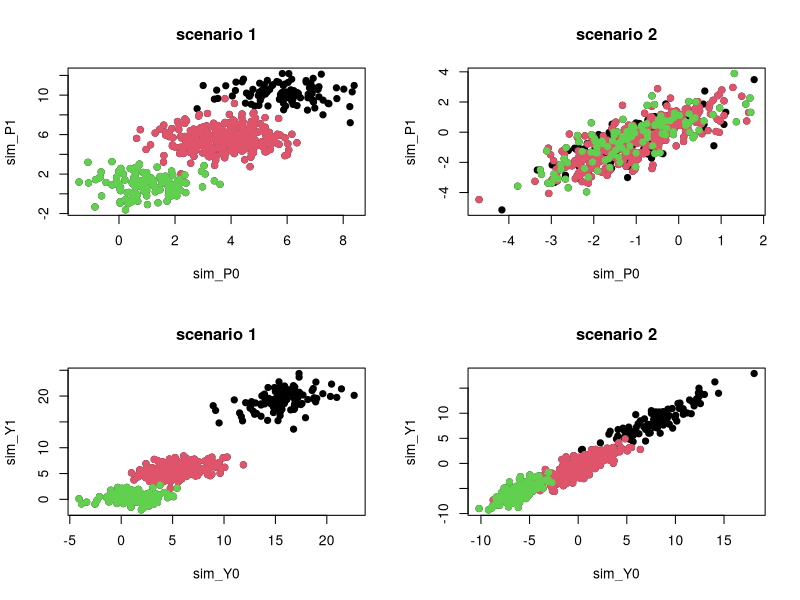
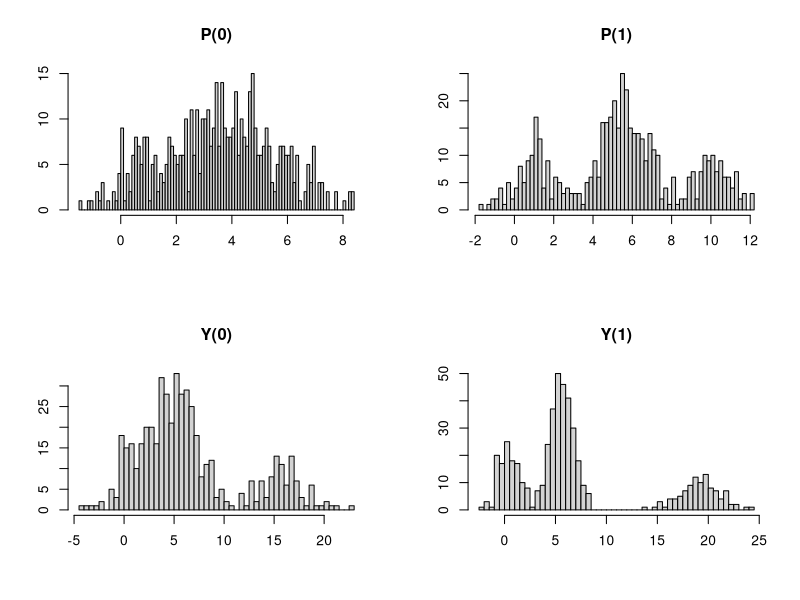
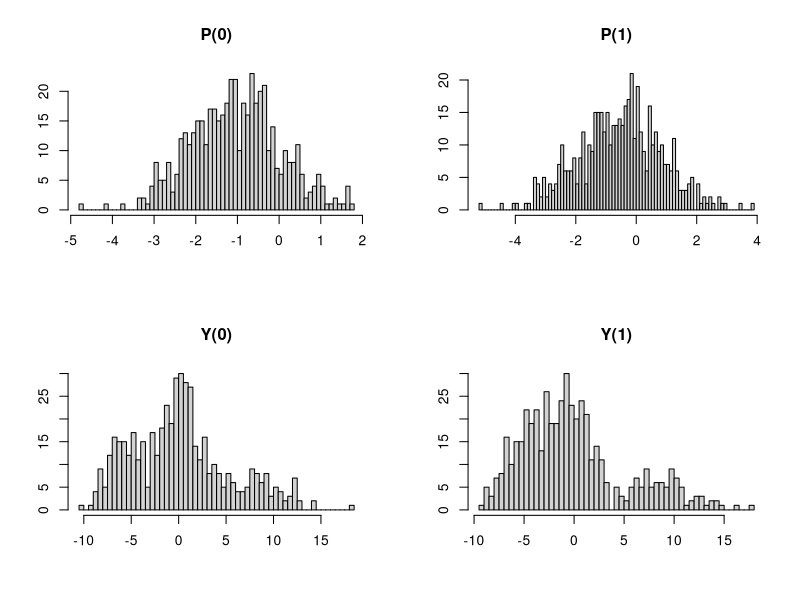
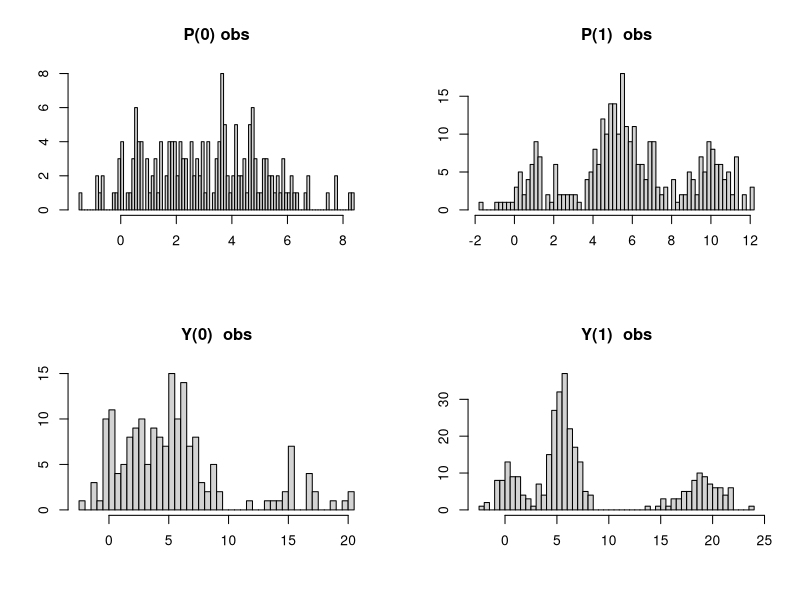
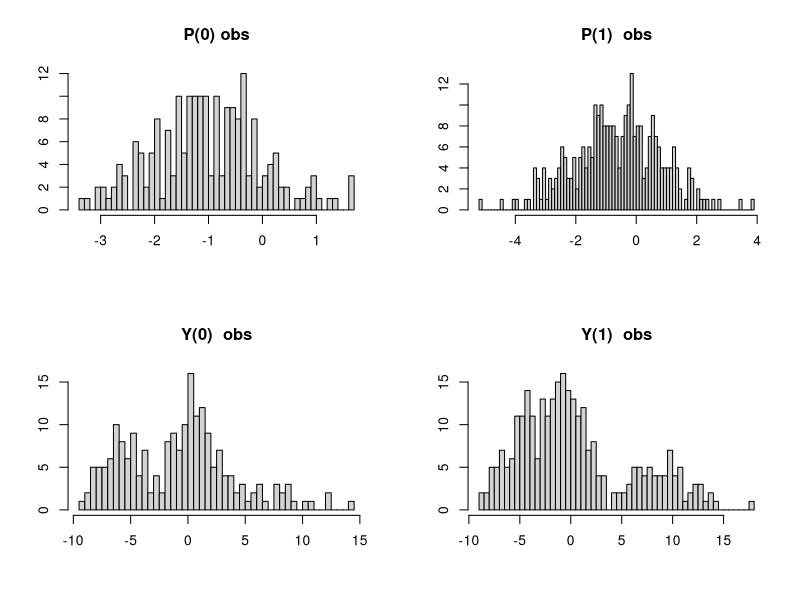

Here is the R script that generated these plots, in order:
n <- 500 # units for each sample
samples <- 20 # repetition of each setting (number of samples)


### simulation setting only binomials
sim_bin <- function(seed, n) {
  # set seed for reproducibility
  set.seed(seed)
  
  # covariates
  # 2 bernulli with prob=0.4 and prob=0.6 respectively
  X <- cbind(
    1,
    rbinom(n, 1, 0.4),
    rbinom(n, 1, 0.6)
  )
  
  # treatment
  # logit of a covariates function
  reg_T <- 0 + 0.4 * (X[, 2]) + 0.6 * (X[, 3])
  logit_T <- exp(reg_T) / (1 + exp(reg_T))
  Tr <- rbinom(n, 1, logit_T)
  
  #variabes for post-treatment
  beta_0 <- matrix(c(1, 2, 3), 3)
  beta_1 <- matrix(c(1, 4, 5), 3)
  sigma_0 <- 1
  sigma_1 <- 1
  
  # post-treatment variable
  P_0 <- rnorm(n, X %*% beta_0, sigma_0)
  P_1 <- rnorm(n, X %*% beta_1, sigma_1)
  
  P_obs <- P_0 * (Tr == 0) + P_1 * (Tr == 1)
  P_mis <- P_0 * (Tr == 1) + P_1 * (Tr == 0)
  
  X_0 <- X[Tr == 0, , drop = FALSE]
  X_1 <- X[Tr == 1, , drop = FALSE]
  P_T_0 <- P_0[Tr == 0]
  P_T_1 <- P_1[Tr == 1]
  
  # Cluster allocation
  V <- matrix(ifelse(X[,2] == 1 & X[,3] == 1, 1,
                     ifelse(X[,2] == 0 & X[,3] == 0, 3, 2)), 
              ncol = 1)
  
  # Variables for outcome
  eta_0 <- matrix(c(1,1.5,1.3,2,1,1.1,0.75,1,0.3,0.25,0.1,1), nrow=3, ncol=4, byrow=TRUE)
  eta_1 <- matrix(c(1,1,1,1,1,0.5,0.5,0.5,0.5,0.5,0.1,0.1,0.1,0.1,0.1), nrow=3, ncol=5, byrow=TRUE) #make values smaller
  sigma_y_0 <- matrix(c(1,2,1.5))
  sigma_y_1 <- matrix(c(2,0.5,1))
  
  # Outcome
  #create for every unit a mean vector 
  mean_vector_0 <- rowSums(cbind(X,P_0)*eta_0[V,])
  mean_vector_1 <- rowSums(cbind(X,P_0,P_1)*eta_1[V,])
  Y_0 <- rnorm(n,mean_vector_0, sqrt(sigma_y_0[V,]))
  Y_1 <- rnorm(n,mean_vector_1, sqrt(sigma_y_1[V,]))
  
  Y_obs <- Y_0 * (Tr == 0) + Y_1 * (Tr == 1)
  Y_mis <- Y_0 * (Tr == 1) + Y_1 * (Tr == 0)
  
  # save all the information as a list
  return(list(
    data = list(X = X, Tr = Tr, 
                P_obs = P_obs, 
                Y_obs = Y_obs, 
                X_0 = X_0, 
                X_1 = X_1,
                P_T_0 = P_T_0, 
                P_T_1 = P_T_1), # simulated data
    simulated_full = list(P_0 = P_0, P_1 = P_1, Y_0 = Y_0, Y_1 = Y_1),
    parameters = list(
      beta_0 = beta_0, beta_1 = beta_1, # true parameters
      sigma_0 = sigma_0, sigma_1 = sigma_1,
      eta_0 = eta_0, eta_1= eta_1,
      sigma_y_0 = sigma_y_0, sigma_y_1 = sigma_y_1,
      V = V
    )
  ))
}


sim_bin_cont <- function(seed, n) {
  # set seed for reproducibility
  set.seed(seed)

  # covariates
  # 2 bernulli with prob=0.4 and prob=0.6 respectively
  X <- cbind(
    1,
    rbinom(n, 1, 0.4),
    rbinom(n, 1, 0.6),
    rnorm(n, 0, 1),
    rnorm(n, 0, 0.5)
  )

  # treatment
  # logit of a covariates function
  reg_T <- 0 + 0.4 * (X[, 2]) + 0.6 * (X[, 3])
  logit_T <- exp(reg_T) / (1 + exp(reg_T))
  Tr <- rbinom(n, 1, logit_T)

  #variabes for post-treatment
  beta_0 <- matrix(c(-1, 0.5, 1.5), 3)
  beta_1 <- matrix(c(-0.5, 1, 1.8), 3)
  sigma_0 <- 0.5
  sigma_1 <- 0.5

  # post-treatment variable
  P_0 <- rnorm(n, X[,c(1,4,5)] %*% beta_0, sigma_0)
  P_1 <- rnorm(n, X[,c(1,4,5)] %*% beta_1, sigma_1)

  P_obs <- P_0 * (Tr == 0) + P_1 * (Tr == 1)
  P_mis <- P_0 * (Tr == 1) + P_1 * (Tr == 0)

  X_0 <- X[Tr == 0, , drop = FALSE]
  X_1 <- X[Tr == 1, , drop = FALSE]
  P_T_0 <- P_0[Tr == 0]
  P_T_1 <- P_1[Tr == 1]
  
  # Cluster allocation
  V <- matrix(ifelse(X[,2] == 1 & X[,3] == 1, 1,
                                  ifelse(X[,2] == 0 & X[,3] == 0, 3, 2)), 
                                  ncol = 1)
  
  # Variables for outcome
  eta_0 <- matrix(c(10,1.5,1.3,2,1,1.1,0.75,1,-5,0.25,0.1,1), nrow=3, ncol=4, byrow=TRUE)
  eta_1 <- matrix(c(10,1,1,1,1,0,0.8,0.5,0.5,0.5,-5,0.5,0.25,0.25,0.5), nrow=3, ncol=5, byrow=TRUE) #make values smaller
  sigma_y_0 <- matrix(c(0.5,0.5,0.5))
  sigma_y_1 <- matrix(c(0.5,0.5,0.5))
  
  # Outcome
  #create for every unit a mean vector 
  mean_vector_0 <- rowSums(cbind(X[,c(1,4,5)],P_0)*eta_0[V,])
  mean_vector_1 <- rowSums(cbind(X[,c(1,4,5)],P_0,P_1)*eta_1[V,])
  Y_0 <- rnorm(n,mean_vector_0, sqrt(sigma_y_0[V,]))
  Y_1 <- rnorm(n,mean_vector_1, sqrt(sigma_y_1[V,]))
  
  Y_obs <- Y_0 * (Tr == 0) + Y_1 * (Tr == 1)
  Y_mis <- Y_0 * (Tr == 1) + Y_1 * (Tr == 0)
  
  # save all the information as a list
  return(list(
    data = list(X = X, Tr = Tr, 
                P_obs = P_obs, 
                Y_obs = Y_obs, 
                X_0 = X_0, 
                X_1 = X_1,
                P_T_0 = P_T_0, 
                P_T_1 = P_T_1), # simulated data
    simulated_full = list(P_0 = P_0, P_1 = P_1, Y_0 = Y_0, Y_1 = Y_1),
    parameters = list(
      beta_0 = beta_0, beta_1 = beta_1, # true parameters
      sigma_0 = sigma_0, sigma_1 = sigma_1,
      eta_0 = eta_0, eta_1= eta_1,
      sigma_y_0 = sigma_y_0, sigma_y_1 = sigma_y_1,
      V = V
    )
  ))
}

# scenario 1:
#    solo binomiali che inducato sia clusters che regressione in P e Y
# -> cluster inducono eterogeneità sia su P che su Y
scenario_1 <- lapply(1:samples, function(c) sim_bin(seed = c, n = n))

# scenario 2:
#   2 binomiali pre creare i cluster
#   2 normali nella regressione di P e di Y
# -> cluster inducono eterogeneità solo su Y
scenario_2 <- lapply(1:samples, function(c) sim_bin_cont(seed = c, n = n))

plot_potential_P<-function(sim_P0, sim_P1, sim_V, n_scenario){
  plot(sim_P0,sim_P1, pch=19, main=paste0("scenario ", n_scenario))
  points(sim_P0[sim_V==2],
         sim_P1[sim_V==2], pch=19,
         col=2)
  points(sim_P0[sim_V==3],
         sim_P1[sim_V==3], pch=19,
         col=3)
}
plot_potential_Y<-function(sim_Y0, sim_Y1, sim_V, n_scenario){
  plot(sim_Y0,sim_Y1, pch=19, main=paste0("scenario ", n_scenario))
  points(sim_Y0[sim_V==2],
         sim_Y1[sim_V==2], pch=19,
         col=2)
  points(sim_Y0[sim_V==3],
         sim_Y1[sim_V==3], pch=19,
         col=3)
}

hist_simulation<- function(setting){
  par(mfrow=c(2,2))
  hist(setting[[1]]$simulated_full$P_0, breaks = 90, xlab="", ylab="", main="P(0)")
  hist(setting[[1]]$simulated_full$P_1, breaks = 90, xlab="", ylab="", main="P(1)")
  hist(setting[[1]]$simulated_full$Y_0, breaks = 90, xlab="", ylab="", main="Y(0)")
  hist(setting[[1]]$simulated_full$Y_1, breaks = 90, xlab="", ylab="", main="Y(1)")
}

hist_simulation_condTR<- function(setting){
  par(mfrow=c(2,2))
  hist(setting[[1]]$simulated_full$P_0[setting[[1]]$data$Tr==0], 
       breaks = 70, xlab="", ylab="", main="P(0) obs")
  hist(setting[[1]]$simulated_full$P_1[setting[[1]]$data$Tr==1],
       breaks = 70, xlab="", ylab="", main="P(1)  obs")
  hist(setting[[1]]$simulated_full$Y_0[setting[[1]]$data$Tr==0],
       breaks = 70, xlab="", ylab="", main="Y(0)  obs")
  hist(setting[[1]]$simulated_full$Y_1[setting[[1]]$data$Tr==1],
       breaks = 70, xlab="", ylab="", main="Y(1)  obs")
}

par(mfrow=c(2,2))
plot_potential_P(scenario_1[[1]]$simulated_full$P_0,
                 scenario_1[[1]]$simulated_full$P_1,
                 scenario_1[[1]]$parameters$V,
                 n_scenario=1)
plot_potential_P(scenario_2[[1]]$simulated_full$P_0,
                 scenario_2[[1]]$simulated_full$P_1,
                 scenario_2[[1]]$parameters$V,
                 n_scenario=2)

plot_potential_Y(scenario_1[[1]]$simulated_full$Y_0,
                 scenario_1[[1]]$simulated_full$Y_1,
                 scenario_1[[1]]$parameters$V,
                 n_scenario=1)
plot_potential_Y(scenario_2[[1]]$simulated_full$Y_0,
                 scenario_2[[1]]$simulated_full$Y_1,
                 scenario_2[[1]]$parameters$V,
                 n_scenario=2)


hist_simulation(scenario_1)
hist_simulation(scenario_2)

hist_simulation_condTR(scenario_1)
hist_simulation_condTR(scenario_2)


